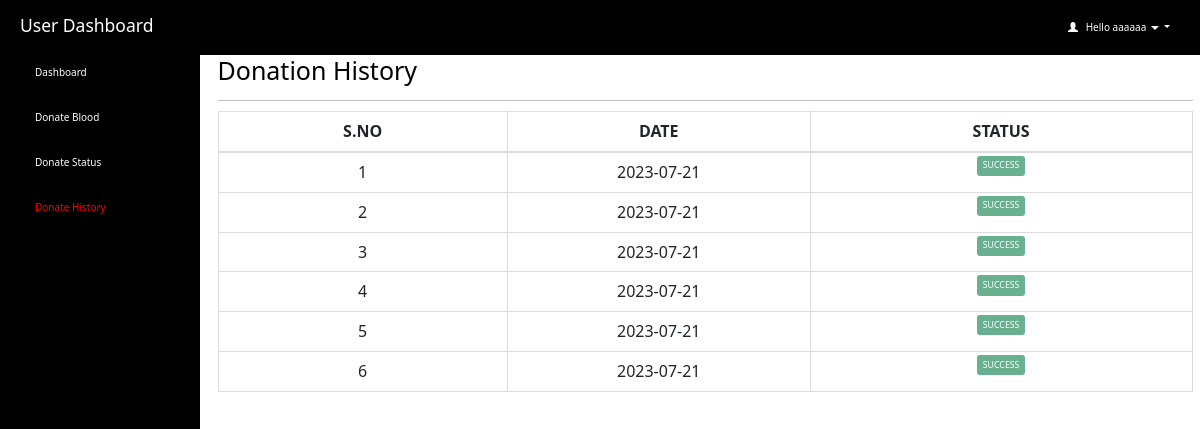
The page /donors/donate_history.php (signed in) on the database its author committed.
### tables this page shows
CREATE TABLE `users` (
  `user_id` int(11) NOT NULL,
  `name` varchar(25) NOT NULL,
  `phone` varchar(10) NOT NULL,
  `mail_id` varchar(30) NOT NULL,
  `username` varchar(10) NOT NULL,
  `gender` varchar(10) NOT NULL,
  `blood_group` varchar(5) NOT NULL,
  `password` varchar(500) NOT NULL,
  `session_id` varchar(255) NOT NULL
);

CREATE TABLE `donor_details` (
  `id` int(11) NOT NULL,
  `name` varchar(50) NOT NULL,
  `mobile` varchar(10) NOT NULL,
  `mail_id` varchar(50) DEFAULT NULL,
  `age` int(60) NOT NULL,
  `gender` varchar(10) NOT NULL,
  `blood_group` varchar(10) NOT NULL,
  `address` varchar(100) NOT NULL,
  `city` varchar(20) NOT NULL,
  `state` varchar(30) NOT NULL,
  `date` date NOT NULL DEFAULT current_timestamp()
);

### donors/donate_history.php (the view, shortened to what this page needs)
<html>
<head>
  <link rel="stylesheet" href="https://maxcdn.bootstrapcdn.com/bootstrap/3.4.1/css/bootstrap.min.css">
</head>
<?php
include 'connection.php';
  if (isset($_SESSION['loggedin']) && $_SESSION['loggedin'] == true) {
  ?>
<body style="color:black">
<div id="header">
<?php include 'header.php';
?>
</div>
<div id="sidebar">
<?php $active="donate_history"; include 'sidebar.php'; ?>
</div>
<div id="content" >
  <div class="content-wrapper">
    <div class="container-fluid">
      <div class="row">
        <div class="col-md-12 lg-12 sm-12">
          <h1 class="page-title">Donation History</h1>
        </div>
      </div>
      <hr>
      <?php
        include 'connection.php';
        $username=$_SESSION['username'];
        $sql1="select * from users where username='$username'";
        $result1=mysqli_query($connection,$sql1) or die("query failed.");
        $row1=mysqli_fetch_assoc($result1);
        $name = $row1['name'];
        $count=1;
        $sql= "select * from donor_details where name='$name'";
        $result=mysqli_query($connection,$sql);
        if(mysqli_num_rows($result)>0)   {
       ?>
       <div class="table-responsive">
      <table class="table table-bordered" style="text-align:center">
          <thead style="text-align:center">
          <th style="text-align:center;width:10px;">S.NO</th>
          <th style="text-align:center;width:5px;">DATE</th>
          <th style="text-align:center;width:5px;">STATUS</th>
          </thead>
          <tbody>
            <?php
            while($row = mysqli_fetch_assoc($result)) { ?>
          <tr>
              <td><?php echo $count++; ?></td>
              <td><?php echo $row['date']; ?></td>
              <td id="he" style="width:5px">
              <button type="button" class="btn btn-primary btn-sm btn-success" disabled>SUCCESS</button>
              </td>
            </tr>
            <?php } ?>
          </tbody>
      </table>
    </div>
    <?php } ?>
  </div>
  </div>
</div>
   <?php }
    ?>
</body>
</html>

### donors/header.php (shortened to what this page needs)
<html>
<head>
  <link rel="stylesheet" href="https://cdn.jsdelivr.net/npm/bootstrap@5.7.0/dist/css/bootstrap.min.css">
</head>
<body>
  <header class="dashboard-header">
    <h3>User Dashboard</h3>
    <div class="user-info dropdown">
      <a id="act" class="dropdown-toggle usr" style="text-decoration:none" data-toggle="dropdown" href="#">
        <span class="glyphicon glyphicon-user"></span>&nbsp;&nbsp;
        <?php
        include 'connection.php';
        $username=$_SESSION['username'];
        $sql="select * from users where username='$username'";
        $result=mysqli_query($connection,$sql) or die("query failed.");
        $row=mysqli_fetch_assoc($result);
        echo "Hello ".$row['name'];
        ?>
        <span class="caret"></span>
  </a>
  </div>
  </header>
</body>
</html>

### donors/donate_history.php (style rules this page uses)
#sidebar { position:fixed; margin-top:-20px }
#content { position:relative; margin-left:210px }
#he { font-size: 14px; font-weight: 600; text-transform: uppercase; padding: 3px 7px; color: #fff; text-decoration: none; border-radius: 3px; align:center }

### donors/header.php (style rules this page uses)
.dashboard-header { background-color: #000; color: #fff; padding: 10px 20px; display: flex; align-items: center; justify-content: space-between; }
.dashboard-header .user-info { display: flex; align-items: center; position: relative; }
.usr { padding: 10px; color: #fff; }

### rows shown on the page
users: name "aaaaaa"
donor_details: date "2023-07-21"
donor_details: date "2023-07-21"
donor_details: date "2023-07-21"
donor_details: date "2023-07-21"
donor_details: date "2023-07-21"
donor_details: date "2023-07-21"
